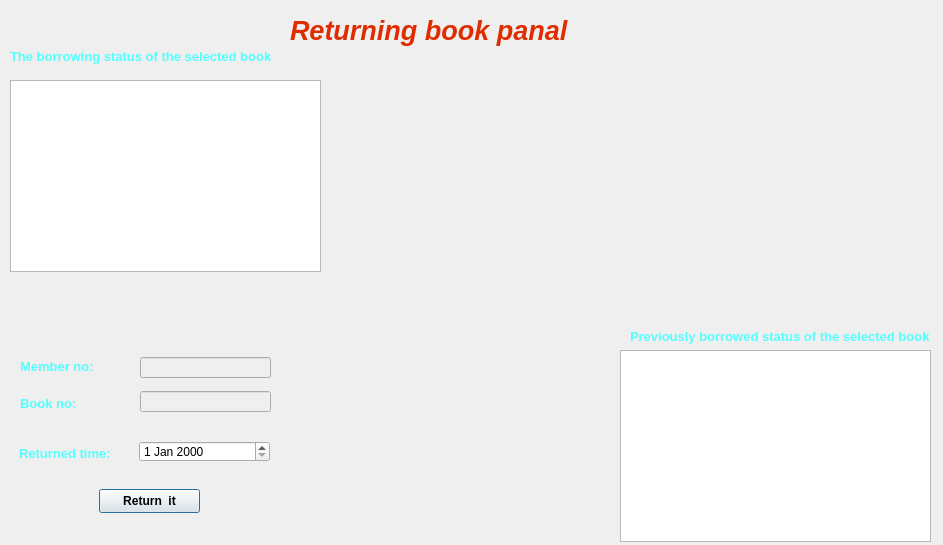
<?xml version="1.0" encoding="UTF-8"?>
<ui version="4.0">
 <class>returned_book</class>
 <widget class="QDialog" name="returned_book">
  <property name="geometry">
   <rect>
    <x>0</x>
    <y>0</y>
    <width>943</width>
    <height>545</height>
   </rect>
  </property>
  <property name="windowTitle">
   <string>Dialog</string>
  </property>
  <widget class="QLabel" name="label_5">
   <property name="geometry">
    <rect>
     <x>290</x>
     <y>0</y>
     <width>391</width>
     <height>61</height>
    </rect>
   </property>
   <property name="palette">
    <palette>
     <active>
      <colorrole role="WindowText">
       <brush brushstyle="SolidPattern">
        <color alpha="255">
         <red>223</red>
         <green>45</green>
         <blue>0</blue>
        </color>
       </brush>
      </colorrole>
     </active>
     <inactive>
      <colorrole role="WindowText">
       <brush brushstyle="SolidPattern">
        <color alpha="255">
         <red>223</red>
         <green>45</green>
         <blue>0</blue>
        </color>
       </brush>
      </colorrole>
     </inactive>
     <disabled/>
    </palette>
   </property>
   <property name="font">
    <font>
     <pointsize>20</pointsize>
     <italic>true</italic>
     <bold>true</bold>
    </font>
   </property>
   <property name="text">
    <string>Returning book panal</string>
   </property>
  </widget>
  <widget class="QTableView" name="tw_returned">
   <property name="geometry">
    <rect>
     <x>620</x>
     <y>350</y>
     <width>311</width>
     <height>192</height>
    </rect>
   </property>
  </widget>
  <widget class="QTableView" name="tw_borrowed">
   <property name="geometry">
    <rect>
     <x>10</x>
     <y>80</y>
     <width>311</width>
     <height>192</height>
    </rect>
   </property>
  </widget>
  <widget class="QPushButton" name="btn_return">
   <property name="geometry">
    <rect>
     <x>99</x>
     <y>489</y>
     <width>101</width>
     <height>24</height>
    </rect>
   </property>
   <property name="font">
    <font>
     <bold>true</bold>
    </font>
   </property>
   <property name="text">
    <string>Return  it</string>
   </property>
  </widget>
  <widget class="QDateEdit" name="dateEdit_2">
   <property name="geometry">
    <rect>
     <x>139</x>
     <y>441</y>
     <width>131</width>
     <height>21</height>
    </rect>
   </property>
  </widget>
  <widget class="QLabel" name="label_6">
   <property name="geometry">
    <rect>
     <x>19</x>
     <y>439</y>
     <width>109</width>
     <height>29</height>
    </rect>
   </property>
   <property name="palette">
    <palette>
     <active>
      <colorrole role="WindowText">
       <brush brushstyle="SolidPattern">
        <color alpha="255">
         <red>85</red>
         <green>255</green>
         <blue>255</blue>
        </color>
       </brush>
      </colorrole>
     </active>
     <inactive>
      <colorrole role="WindowText">
       <brush brushstyle="SolidPattern">
        <color alpha="255">
         <red>85</red>
         <green>255</green>
         <blue>255</blue>
        </color>
       </brush>
      </colorrole>
     </inactive>
     <disabled/>
    </palette>
   </property>
   <property name="font">
    <font>
     <pointsize>10</pointsize>
     <italic>false</italic>
     <bold>true</bold>
    </font>
   </property>
   <property name="text">
    <string>Returned time:</string>
   </property>
  </widget>
  <widget class="QLabel" name="label_8">
   <property name="geometry">
    <rect>
     <x>0</x>
     <y>0</y>
     <width>951</width>
     <height>551</height>
    </rect>
   </property>
   <property name="sizePolicy">
    <sizepolicy hsizetype="Maximum" vsizetype="Maximum">
     <horstretch>0</horstretch>
     <verstretch>0</verstretch>
    </sizepolicy>
   </property>
   <property name="palette">
    <palette>
     <active>
      <colorrole role="WindowText">
       <brush brushstyle="SolidPattern">
        <color alpha="255">
         <red>85</red>
         <green>255</green>
         <blue>255</blue>
        </color>
       </brush>
      </colorrole>
     </active>
     <inactive>
      <colorrole role="WindowText">
       <brush brushstyle="SolidPattern">
        <color alpha="255">
         <red>85</red>
         <green>255</green>
         <blue>255</blue>
        </color>
       </brush>
      </colorrole>
     </inactive>
     <disabled/>
    </palette>
   </property>
   <property name="styleSheet">
    <string notr="true">border-image: url(:/im_2/sora_1.png);</string>
   </property>
   <property name="text">
    <string/>
   </property>
  </widget>
  <widget class="QLineEdit" name="ln_mem_no">
   <property name="enabled">
    <bool>false</bool>
   </property>
   <property name="geometry">
    <rect>
     <x>140</x>
     <y>357</y>
     <width>131</width>
     <height>21</height>
    </rect>
   </property>
  </widget>
  <widget class="QLabel" name="label">
   <property name="geometry">
    <rect>
     <x>20</x>
     <y>350</y>
     <width>109</width>
     <height>32</height>
    </rect>
   </property>
   <property name="palette">
    <palette>
     <active>
      <colorrole role="WindowText">
       <brush brushstyle="SolidPattern">
        <color alpha="255">
         <red>85</red>
         <green>255</green>
         <blue>255</blue>
        </color>
       </brush>
      </colorrole>
     </active>
     <inactive>
      <colorrole role="WindowText">
       <brush brushstyle="SolidPattern">
        <color alpha="255">
         <red>85</red>
         <green>255</green>
         <blue>255</blue>
        </color>
       </brush>
      </colorrole>
     </inactive>
     <disabled/>
    </palette>
   </property>
   <property name="font">
    <font>
     <pointsize>10</pointsize>
     <italic>false</italic>
     <bold>true</bold>
    </font>
   </property>
   <property name="text">
    <string>Member no:</string>
   </property>
  </widget>
  <widget class="QLabel" name="label_3">
   <property name="geometry">
    <rect>
     <x>20</x>
     <y>388</y>
     <width>109</width>
     <height>31</height>
    </rect>
   </property>
   <property name="palette">
    <palette>
     <active>
      <colorrole role="WindowText">
       <brush brushstyle="SolidPattern">
        <color alpha="255">
         <red>85</red>
         <green>255</green>
         <blue>255</blue>
        </color>
       </brush>
      </colorrole>
     </active>
     <inactive>
      <colorrole role="WindowText">
       <brush brushstyle="SolidPattern">
        <color alpha="255">
         <red>85</red>
         <green>255</green>
         <blue>255</blue>
        </color>
       </brush>
      </colorrole>
     </inactive>
     <disabled/>
    </palette>
   </property>
   <property name="font">
    <font>
     <pointsize>10</pointsize>
     <italic>false</italic>
     <bold>true</bold>
    </font>
   </property>
   <property name="text">
    <string>Book no:</string>
   </property>
  </widget>
  <widget class="QLineEdit" name="ln_book_no">
   <property name="enabled">
    <bool>false</bool>
   </property>
   <property name="geometry">
    <rect>
     <x>140</x>
     <y>391</y>
     <width>131</width>
     <height>21</height>
    </rect>
   </property>
  </widget>
  <widget class="QLabel" name="label_2">
   <property name="geometry">
    <rect>
     <x>10</x>
     <y>40</y>
     <width>281</width>
     <height>32</height>
    </rect>
   </property>
   <property name="palette">
    <palette>
     <active>
      <colorrole role="WindowText">
       <brush brushstyle="SolidPattern">
        <color alpha="255">
         <red>85</red>
         <green>255</green>
         <blue>255</blue>
        </color>
       </brush>
      </colorrole>
     </active>
     <inactive>
      <colorrole role="WindowText">
       <brush brushstyle="SolidPattern">
        <color alpha="255">
         <red>85</red>
         <green>255</green>
         <blue>255</blue>
        </color>
       </brush>
      </colorrole>
     </inactive>
     <disabled/>
    </palette>
   </property>
   <property name="font">
    <font>
     <pointsize>10</pointsize>
     <italic>false</italic>
     <bold>true</bold>
    </font>
   </property>
   <property name="text">
    <string>The borrowing status of the selected book</string>
   </property>
  </widget>
  <widget class="QLabel" name="label_4">
   <property name="geometry">
    <rect>
     <x>630</x>
     <y>320</y>
     <width>301</width>
     <height>32</height>
    </rect>
   </property>
   <property name="palette">
    <palette>
     <active>
      <colorrole role="WindowText">
       <brush brushstyle="SolidPattern">
        <color alpha="255">
         <red>85</red>
         <green>255</green>
         <blue>255</blue>
        </color>
       </brush>
      </colorrole>
     </active>
     <inactive>
      <colorrole role="WindowText">
       <brush brushstyle="SolidPattern">
        <color alpha="255">
         <red>85</red>
         <green>255</green>
         <blue>255</blue>
        </color>
       </brush>
      </colorrole>
     </inactive>
     <disabled/>
    </palette>
   </property>
   <property name="font">
    <font>
     <pointsize>10</pointsize>
     <italic>false</italic>
     <bold>true</bold>
    </font>
   </property>
   <property name="text">
    <string>Previously borrowed status of the selected book</string>
   </property>
  </widget>
  <zorder>label_8</zorder>
  <zorder>label_5</zorder>
  <zorder>tw_returned</zorder>
  <zorder>tw_borrowed</zorder>
  <zorder>btn_return</zorder>
  <zorder>dateEdit_2</zorder>
  <zorder>label_6</zorder>
  <zorder>ln_mem_no</zorder>
  <zorder>label</zorder>
  <zorder>label_3</zorder>
  <zorder>ln_book_no</zorder>
  <zorder>label_2</zorder>
  <zorder>label_4</zorder>
 </widget>
 <resources/>
 <connections/>
</ui>
